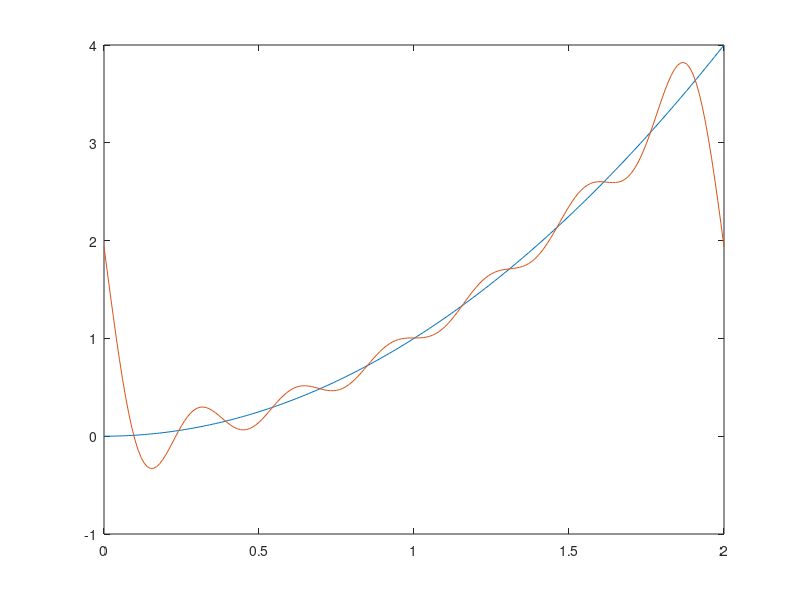

The MATLAB script that drew this image:
% Jonathan Lopez
% ECE 2311 CONTINUOUS-TIME SIGNAL AND SYSTEM ANALYSIS
% Homework 10
% Question 1 a (iii)
t = 0:0.01:2;
xt = t.^2;
k = -6:6;
xtf = zeros(length(k), length(t));
for i = 1:length(k)
    dk = (2+j*2*pi*k(i)) / (pi^2*k(i)^2);
    if i == floor(length(k)/2)+1
        dk = 4/3;
    end
    xtf(i,:) = dk * exp(j*k(i)*pi.*t);
end
xtf = real(sum(xtf));
plot (t, xt)
hold on
plot(t, xtf)
hold off

    

